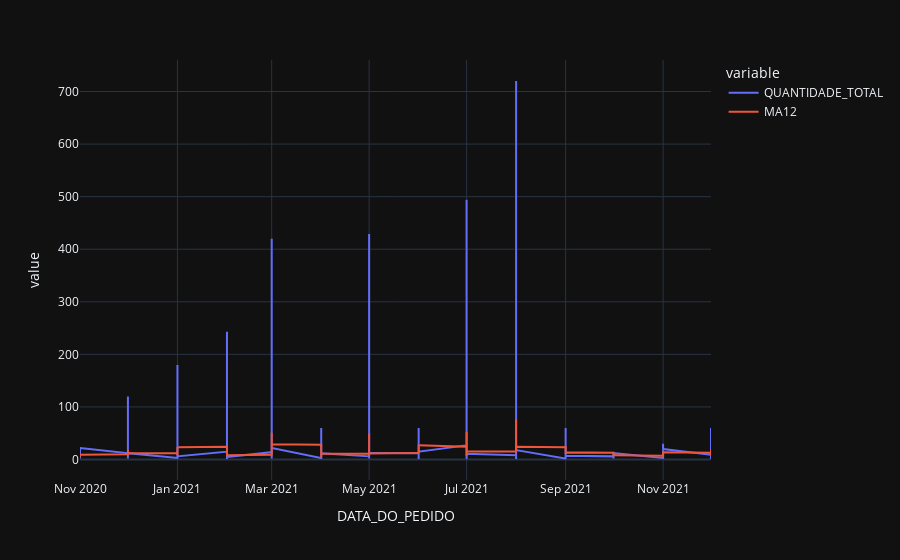

Notebook source saved alongside this figure:
### Markdown cell above
## Controle

### Code cell
controle = df_g.query('DESCRICAO_DO_PRODUTO == "NEOLEFRIN XPE FR VD AMB 60ML+COPO MED"')
# create 12 month moving average
controle['MA12'] = controle['QUANTIDADE_TOTAL'].rolling(12).mean()
# plot the controle and MA
import plotly.express as px
fig = px.line(controle, x="DATA_DO_PEDIDO", y=["QUANTIDADE_TOTAL", "MA12"], template = 'plotly_dark')
fig.show()

### Figure 1 — Plotly figure (JSON) as saved in the notebook; plotly's stock layout.template omitted (floating-point values rounded to 4 significant figures; data arrays with more than 128 entries replaced by an {"elided": "..."} marker saying what was removed)
{"data": [{"hovertemplate": "variable=QUANTIDADE_TOTAL<br>DATA_DO_PEDIDO=%{x}<br>value=%{y}<extra></extra>", "legendgroup": "QUANTIDADE_TOTAL", "line": {"color": "#636efa", "dash": "solid"}, "marker": {"symbol": "circle"}, "mode": "lines", "name": "QUANTIDADE_TOTAL", "orientation": "v", "showlegend": true, "type": "scatter", "x": {"elided": "493 str values"}, "xaxis": "x", "y": {"elided": "493 int values"}, "yaxis": "y"}, {"hovertemplate": "variable=MA12<br>DATA_DO_PEDIDO=%{x}<br>value=%{y}<extra></extra>", "legendgroup": "MA12", "line": {"color": "#EF553B", "dash": "solid"}, "marker": {"symbol": "circle"}, "mode": "lines", "name": "MA12", "orientation": "v", "showlegend": true, "type": "scatter", "x": {"elided": "493 str values"}, "xaxis": "x", "y": {"elided": "493 float values"}, "yaxis": "y"}], "layout": {"legend": {"title": {"text": "variable"}, "tracegroupgap": 0}, "margin": {"t": 60}, "xaxis": {"anchor": "y", "domain": [0, 1], "title": {"text": "DATA_DO_PEDIDO"}}, "yaxis": {"anchor": "x", "domain": [0, 1], "title": {"text": "value"}}}}
